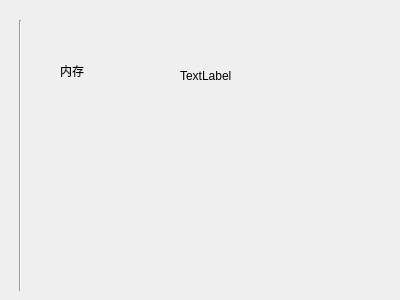
<?xml version="1.0" encoding="UTF-8"?>
<ui version="4.0">
 <class>StatusLabel</class>
 <widget class="QWidget" name="StatusLabel">
  <property name="geometry">
   <rect>
    <x>0</x>
    <y>0</y>
    <width>400</width>
    <height>300</height>
   </rect>
  </property>
  <property name="windowTitle">
   <string>Form</string>
  </property>
  <widget class="Line" name="line">
   <property name="geometry">
    <rect>
     <x>10</x>
     <y>20</y>
     <width>20</width>
     <height>271</height>
    </rect>
   </property>
   <property name="orientation">
    <enum>Qt::Vertical</enum>
   </property>
  </widget>
  <widget class="QLabel" name="label">
   <property name="geometry">
    <rect>
     <x>60</x>
     <y>40</y>
     <width>101</width>
     <height>61</height>
    </rect>
   </property>
   <property name="text">
    <string>内存</string>
   </property>
  </widget>
  <widget class="QLabel" name="label_2">
   <property name="geometry">
    <rect>
     <x>180</x>
     <y>70</y>
     <width>54</width>
     <height>12</height>
    </rect>
   </property>
   <property name="text">
    <string>TextLabel</string>
   </property>
  </widget>
 </widget>
 <resources/>
 <connections/>
</ui>
